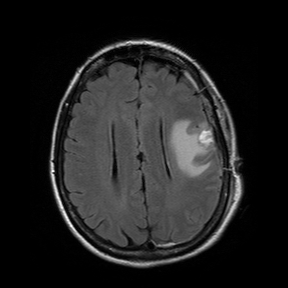
%> input picture BSE/skull_stripping_demo_image.png, 288 x 288 px
$ octave bse_2.m   (GNU Octave 9; MATLAB toolbox functions it lacks are replaced by stand-ins)
%> lines starting %> are read from the running program, lines starting %| are printed output that depends on the picture; in (x1, y1, x2, y2) boxes, pixels count from 0 and x2, y2 are one past the last pixel; in counts of white or black regions, pixels touching at a corner belong together; the program's own positions count from 1
%https://in.mathworks.com/matlabcentral/answers/uploaded_files/70974/skull_stripping_demo_image.png
% Code to remove the outer bright skull from a CT cross sectional image.
clc;    % Clear the command window.
close all;  % Close all figures (except those of imtool.)
clear;  % Erase all existing variables. Or clearvars if you want.
workspace;  % Make sure the workspace panel is showing.
format long g;
format compact;
fontSize = 24;

%===========================================================================================================
% Get the name of the image the user wants to use.
% baseFileName = 'skull_stripping_demo_image.dcm';
% Get the full filename, with path prepended.
[filename pathname] = uigetfile({'*.png';'*.jpg';'*.bmp'},'Select MRI');
%> the answer given: skull_stripping_demo_image.png
inputimage=strcat(pathname, filename);
baseFileName = filename;
folder = pwd;
fullFileName = fullfile(pathname, baseFileName);
if (size(baseFileName,3)==3)
        %%convertimos a 256x256 de nuevo conseguimos una imagen en escala de
        %%grises mucho mas clara
        baseFileName=rgb2gray(baseFileName);
end% Check if the file exists.
if ~exist(fullFileName, 'file')
	% The file doesn't exist -- didn't find it there in that folder.
	% Check the entire search path (other folders) for the file by stripping off the folder.
	fullFileNameOnSearchPath = baseFileName; % No path this time.
	if ~exist(fullFileNameOnSearchPath, 'file')
		% Still didn't find it.  Alert user.
		errorMessage = sprintf('Error: %s does not exist in the search path folders.', fullFileName);
		uiwait(warndlg(errorMessage));
		return;
	end
end

%===========================================================================================================
% Read in a demo image.
% grayImage = dicomread(fullFileName);
grayImage = imread(fullFileName);
%> grayImage is the input picture: size 288x288 uint16; min 0, max 724, mean 93.1
% Get the dimensions of the image.
% numberOfColorBands should be = 1.
[rows, columns, numberOfColorChannels] = size(grayImage);
%> rows = 288; columns = 288; numberOfColorChannels = 1
if numberOfColorChannels > 1
	% It's not really gray scale like we expected - it's color.
	% Convert it to gray scale by taking only the green channel.
	grayImage = grayImage(:, :, 2); % Take green channel.
end
% Display the image.
subplot(2, 3, 1);
imshow(grayImage, []);
axis on;
caption = sprintf('Original Grayscale Image\n%s', baseFileName);
title(caption, 'FontSize', fontSize, 'Interpreter', 'None');
drawnow;
hp = impixelinfo();
% Set up figure properties:
% Enlarge figure to full screen.
set(gcf, 'Units', 'Normalized', 'OuterPosition', [0 0 1 1]);
% Get rid of tool bar and pulldown menus that are along top of figure.
set(gcf, 'Toolbar', 'none', 'Menu', 'none');
% Give a name to the title bar.
set(gcf, 'Name', 'Demo by ImageAnalyst', 'NumberTitle', 'Off')

% Make the pixel info status line be at the top left of the figure.
hp.Units = 'Normalized';
hp.Position = [0.01, 0.97, 0.08, 0.05];

%===========================================================================================================
% Display the histogram so we can see what gray level we need to threshold it at.
subplot(2, 3, 2:3);
% For this image, there is a huge number of black pixels with gray level less than about 11,
% and that makes a huge spike at the first bin.  Ignore those pixels so we can get a histogram of just non-zero pixels.
% histObject = histogram(grayImage(grayImage >= 11))
[pixelCounts, grayLevels] = imhist(grayImage(grayImage >= 11), 65536);
faceColor = [0, 60, 190]/255; % Our custom color - a bluish color.
bar(grayLevels, pixelCounts, 'BarWidth', 1, 'FaceColor', faceColor);
% Find the last gray level and set up the x axis to be that range.
lastGL = find(pixelCounts>0, 1, 'last');
%> lastGL = 725
xlim([0, lastGL]);
grid on;
% Set up tick marks every 50 gray levels.
ax = gca;
ax.XTick = 0 : 50 : lastGL;
title('Histogram of Non-Black Pixels', 'FontSize', fontSize, 'Interpreter', 'None', 'Color', faceColor);
xlabel('Gray Level', 'FontSize', fontSize);
ylabel('Pixel Counts', 'FontSize', fontSize);

%===========================================================================================================
% Threshold the image to make a binary image.
thresholdValue = 150;
binaryImage = grayImage > thresholdValue;
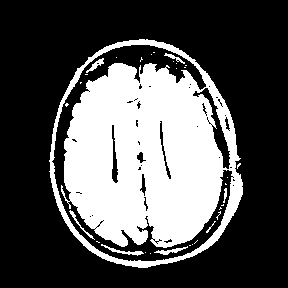
%> binaryImage: size 288x288 logical; 32.9% white; 32 white regions (24 under 20 px), largest, box (x1, y1, x2, y2) and area: (49, 39, 243, 268) 26745, (101, 244, 144, 256) 120, (154, 246, 188, 255) 101
% Display the image.
subplot(2, 3, 4);
imshow(binaryImage, []);
axis on;
caption = sprintf('Initial Binary Image\nThresholded at %d Gray Levels', thresholdValue);
title(caption, 'FontSize', fontSize, 'Interpreter', 'None');

%===========================================================================================================
% Extract the outer blob, which is the skull.
% The outermost blob will have a label number of 1.
labeledImage = bwlabel(binaryImage);		% Assign label ID numbers to all blobs.
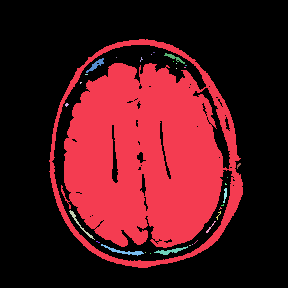
%> labeledImage: size 288x288 double; 33 distinct labels, from 0 to 32; one colour per label, 0 black
binaryImage = ismember(labeledImage, 1);	% Use ismember() to extract blob #1.
%> binaryImage: size 288x288 logical; 32.2% white; 1 white region, box (x1, y1, x2, y2) and area: (49, 39, 243, 268) 26745
% Thicken it a little with imdilate().
binaryImage = imdilate(binaryImage, true(5));
%> binaryImage: size 288x288 logical; 39.4% white; 1 white region, box (x1, y1, x2, y2) and area: (47, 37, 245, 270) 32662

% Display the final binary image.
subplot(2, 3, 5);
imshow(binaryImage, []);
axis on;
caption = sprintf('Final Binary Image\nof Skull Alone');
title(caption, 'FontSize', fontSize, 'Interpreter', 'None');

%===========================================================================================================
% Mask out the skull from the original gray scale image.
skullFreeImage = grayImage; % Initialize
skullFreeImage(binaryImage) = 0; % Mask out.
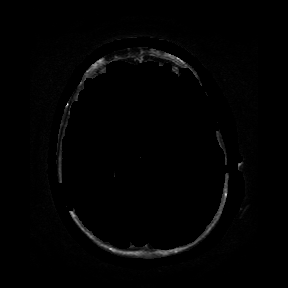
%> skullFreeImage: size 288x288 uint16; min 0, max 464, mean 5; drawn with min black and max white
% Display the image.
subplot(2, 3, 6);
imshow(skullFreeImage, []);
axis on;
caption = sprintf('Gray Scale Image\nwith Skull Stripped Away');
title(caption, 'FontSize', fontSize, 'Interpreter', 'None');
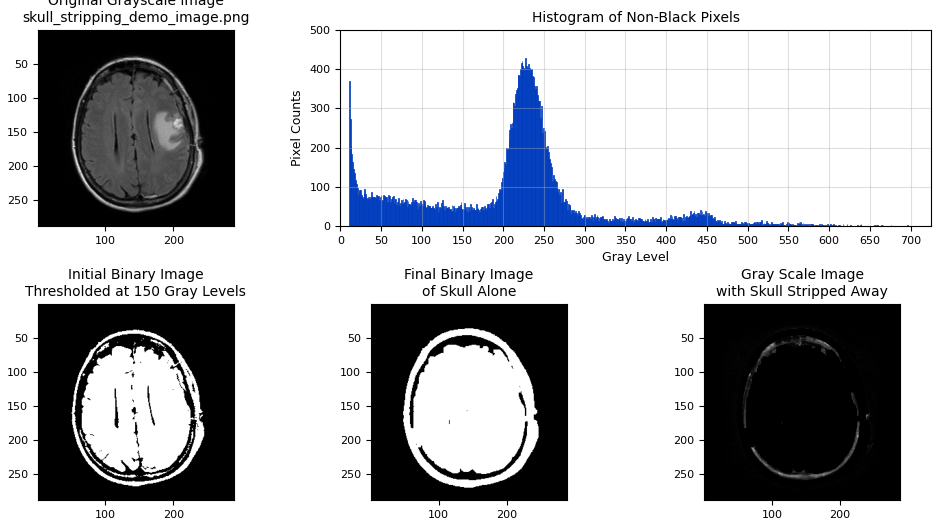
%> figure redrawn from the program's plot data, 5 panels

%===========================================================================================================
% Give user a chance to see the results on this figure, then offer to continue and find the tumor.
promptMessage = sprintf('Do you want to continue and find the tumor,\nor Quit?');
titleBarCaption = 'Continue?';
buttonText = questdlg(promptMessage, titleBarCaption, 'Continue', 'Quit', 'Continue');
%> the answer given: Continue
if strcmpi(buttonText, 'Quit')
	return;
end

%===========================================================================================================
% Now threshold to find the tumor
thresholdValue = 100;
binaryImage = skullFreeImage > thresholdValue;
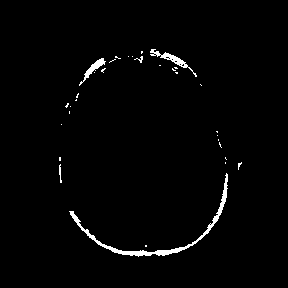
%> binaryImage: size 288x288 logical; 1.7% white; 32 white regions (27 under 20 px), largest, box (x1, y1, x2, y2) and area: (69, 173, 228, 257) 823, (150, 49, 197, 77) 222, (79, 58, 106, 86) 166, (59, 164, 62, 183) 31, (134, 56, 143, 63) 22
% Display the image.
hFig2 = figure();
subplot(2, 2, 1);
imshow(binaryImage, []);
axis on;
caption = sprintf('Initial Binary Image\nThresholded at %d Gray Levels', thresholdValue);
title(caption, 'FontSize', fontSize, 'Interpreter', 'None');

% Set up figure properties:
% Enlarge figure.
set(gcf, 'Units', 'Normalized', 'OuterPosition', [0.25 0.15 .5 0.7]);
% Get rid of tool bar and pulldown menus that are along top of figure.
set(gcf, 'Toolbar', 'none', 'Menu', 'none');
% Give a name to the title bar.
set(gcf, 'Name', 'Demo by ImageAnalyst', 'NumberTitle', 'Off')
drawnow;

%===========================================================================================================
% Assume the tumor is the largest blob, so extract it
binaryTumorImage = bwareafilt(binaryImage, 1);
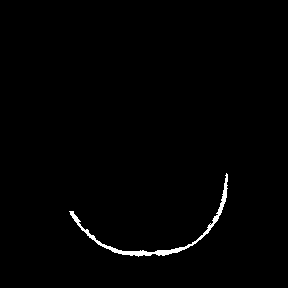
%> binaryTumorImage: size 288x288 logical; 0.99% white; 1 white region, box (x1, y1, x2, y2) and area: (69, 173, 228, 257) 823
% Display the image.
subplot(2, 2, 2);
imshow(binaryTumorImage, []);
axis on;
caption = sprintf('Tumor Alone');
title(caption, 'FontSize', fontSize, 'Interpreter', 'None');

%===========================================================================================================
% Find tumor boundaries.
% bwboundaries() returns a cell array, where each cell contains the row/column coordinates for an object in the image.
% Plot the borders of the tumor over the original grayscale image using the coordinates returned by bwboundaries.
subplot(2, 2, 3);
imshow(grayImage, []);
axis on;
caption = sprintf('Tumor\nOutlined in red in the overlay');
title(caption, 'FontSize', fontSize, 'Color', 'r');
axis image; % Make sure image is not artificially stretched because of screen's aspect ratio.
hold on;
boundaries = bwboundaries(binaryTumorImage);
%> boundaries = 2 boundaries; box (x1, y1, x2, y2) and points: (69, 173, 228, 257) 420, (210, 224, 211, 225) 2
numberOfBoundaries = size(boundaries, 1);
%> numberOfBoundaries = 2
for k = 1 : numberOfBoundaries
	thisBoundary = boundaries{k};
	% Note: since array is row, column not x,y to get the x you need to use the second column of thisBoundary.
	plot(thisBoundary(:,2), thisBoundary(:,1), 'r', 'LineWidth', 2);
end
%> this loop made 2 passes
%> thisBoundary on pass 2: [225 211; 225 211]
hold off;

%===========================================================================================================
% Now indicate the tumor a different way, with a red tinted overlay instead of outlines.
subplot(2, 2, 4);
imshow(grayImage, []);
caption = sprintf('Tumor\nSolid & tinted red in overlay');
title(caption, 'FontSize', fontSize, 'Color', 'r');
axis image; % Make sure image is not artificially stretched because of screen's aspect ratio.
hold on;
% Display the tumor in the same axes.
% Make a truecolor all-red RGB image.  Red plane has the tumor and the green and blue planes are black.
redOverlay = cat(3, ones(size(binaryTumorImage)), zeros(size(binaryTumorImage)), zeros(size(binaryTumorImage)));
hRedImage = imshow(redOverlay); % Save the handle; we'll need it later.
hold off;
axis on;
% Now the tumor image "covers up" the gray scale image.
% We need to set the transparency of the red overlay image to be 30% opaque (70% transparent).
alpha_data = 0.3 * double(binaryTumorImage);
set(hRedImage, 'AlphaData', alpha_data);
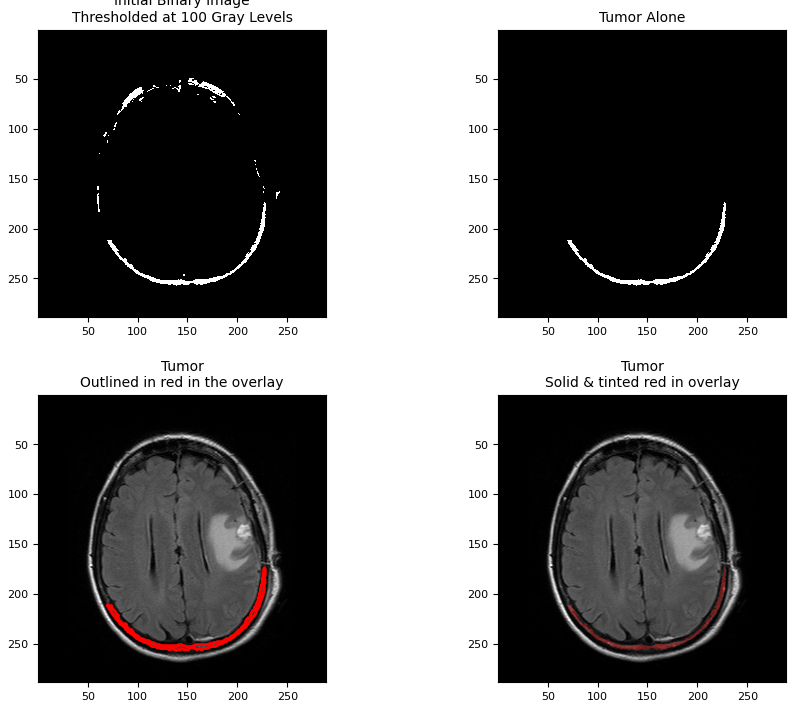
%> figure redrawn from the program's plot data, 4 panels
